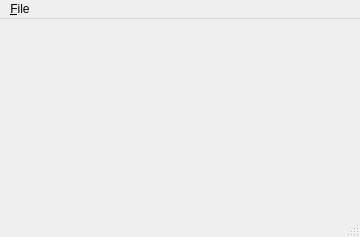
<?xml version="1.0" encoding="UTF-8"?>
<ui version="4.0">
 <class>MainWindow</class>
 <widget class="QMainWindow" name="MainWindow">
  <property name="geometry">
   <rect>
    <x>0</x>
    <y>0</y>
    <width>360</width>
    <height>237</height>
   </rect>
  </property>
  <property name="windowTitle">
   <string>MainWindow</string>
  </property>
  <widget class="QWidget" name="centralwidget"/>
  <widget class="QMenuBar" name="menubar">
   <property name="geometry">
    <rect>
     <x>0</x>
     <y>0</y>
     <width>360</width>
     <height>19</height>
    </rect>
   </property>
   <widget class="QMenu" name="menu_File">
    <property name="title">
     <string>&amp;File</string>
    </property>
    <addaction name="actionNewGame"/>
    <addaction name="separator"/>
    <addaction name="actionQuit"/>
   </widget>
   <addaction name="menu_File"/>
  </widget>
  <widget class="QStatusBar" name="statusbar"/>
  <action name="actionNewGame">
   <property name="icon">
    <iconset resource="resources.qrc">
     <normaloff>:/newgame.png</normaloff>:/newgame.png</iconset>
   </property>
   <property name="text">
    <string>New Game</string>
   </property>
   <property name="toolTip">
    <string>Start new game</string>
   </property>
   <property name="shortcut">
    <string>Ctrl+N</string>
   </property>
  </action>
  <action name="actionQuit">
   <property name="icon">
    <iconset resource="resources.qrc">
     <normaloff>:/application-exit.png</normaloff>:/application-exit.png</iconset>
   </property>
   <property name="text">
    <string>Quit</string>
   </property>
   <property name="toolTip">
    <string>Exit the program</string>
   </property>
   <property name="shortcut">
    <string>Ctrl+Q</string>
   </property>
  </action>
 </widget>
 <resources>
  <include location="resources.qrc"/>
 </resources>
 <connections/>
</ui>
